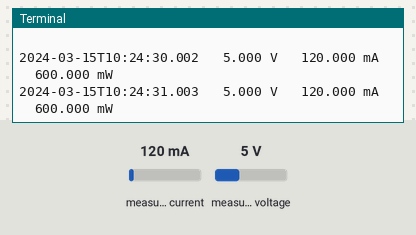
Recording of a program running on a simulated Raspberry Pi (BCM pin numbers). Parts: the last lines printed to the terminal. The test bench sets the inputs (shaded band); at power-on: measured current 120 mA, measured voltage 5 V. The clock reads 2024-03-15 10:24:30 at power-on unless the program sets it; files the program writes start out absent.

Above: at 1.2 s.
1.3 s: measured current set to 40 mA
At 2.8 s:
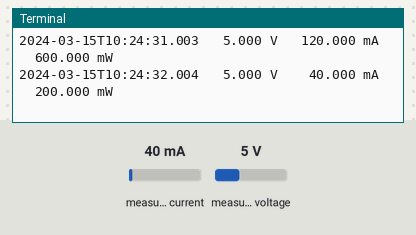
4.5 s: measured voltage set to 0.3 V
At 5.5 s:
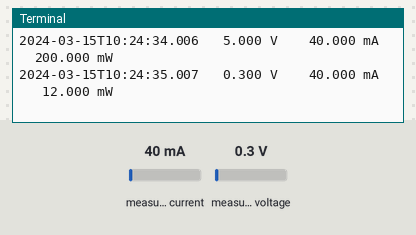
7.5 s: measured current set to 1000 mA
At 8.8 s:
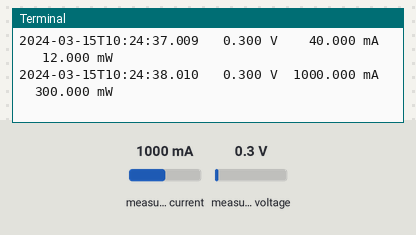
10.5 s: measured voltage set to 3.8 V
At 11.5 s:
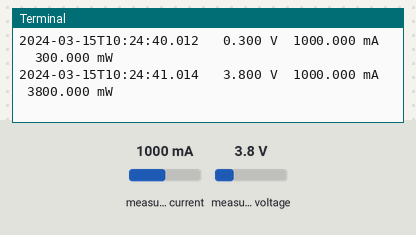
13.5 s: measured current set to 500 mA
At 14.8 s:
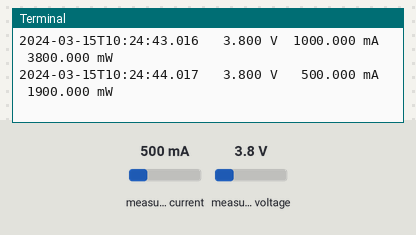
16.5 s: measured voltage set to 11.2 V
At 17.5 s:
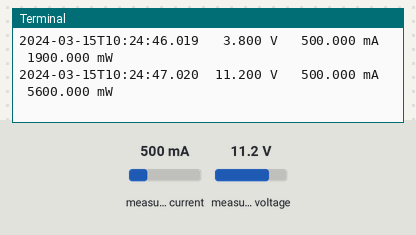
Timing chart, 0 to 19.5 s (numbered marks = the images above; inputs shaded):
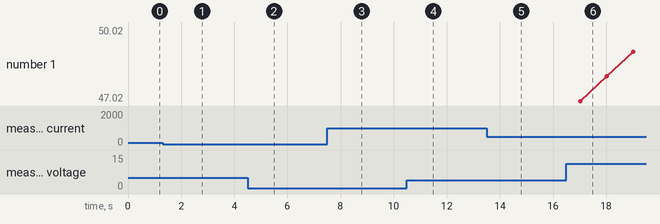

Measured:
- after the input at 1.3 s, the terminal: prints a new line after 0.70 s (image 1)
- after the input at 4.5 s, the terminal: prints a new line after 0.51 s (image 2)
- after the input at 7.5 s, the terminal: prints a new line after 0.51 s (image 3)
- after the input at 10.5 s, the terminal: prints a new line after 0.51 s (image 4)
- after the input at 13.5 s, the terminal: prints a new line after 0.52 s (image 5)
- after the input at 16.5 s, the terminal: prints a new line after 0.52 s (image 6)

The program:

leer_ina219.py
```python
#!/usr/bin/env python3
"""
Script de lectura del sensor INA219.
Lee voltaje, corriente y potencia cada segundo y los guarda en un CSV.
"""

import time
import csv
from datetime import datetime
from pathlib import Path

import board
import busio
from adafruit_ina219 import INA219


# -------- Configuración --------
INTERVALO_SEGUNDOS = 1          # Lectura cada 1 segundo
DURACION_SEGUNDOS = 600         # 600 s = 10 minutos
ARCHIVO_CSV = Path("../data/ina219_reposo_10min.csv")


def main():
    # Crear bus I2C y conectar al sensor
    i2c = busio.I2C(board.SCL, board.SDA)
    ina = INA219(i2c)

    # Crear carpeta de datos si no existe
    ARCHIVO_CSV.parent.mkdir(parents=True, exist_ok=True)

    # Abrir CSV y escribir encabezados
    with ARCHIVO_CSV.open("w", newline="") as f:
        writer = csv.writer(f)
        writer.writerow(["timestamp", "voltaje_V", "corriente_mA", "potencia_mW"])

        print(f"Iniciando captura de {DURACION_SEGUNDOS} s...")
        print(f"Archivo: {ARCHIVO_CSV}")
        print("Presiona Ctrl+C para detener antes de tiempo.\n")

        inicio = time.monotonic()
        try:
            while time.monotonic() - inicio < DURACION_SEGUNDOS:
                timestamp = datetime.now().isoformat(timespec="milliseconds")

                # Lecturas del sensor
                voltaje_V = ina.bus_voltage          # Voltaje del bus (V)
                corriente_mA = ina.current           # Corriente (mA)

                # Potencia calculada correctamente: V × mA = mW
                potencia_mW = voltaje_V * corriente_mA

                writer.writerow([
                    timestamp,
                    f"{voltaje_V:.3f}",
                    f"{corriente_mA:.3f}",
                    f"{potencia_mW:.3f}",
                ])
                f.flush()  # Escribir al disco inmediatamente

                print(f"{timestamp}  {voltaje_V:6.3f} V  "
                      f"{corriente_mA:8.3f} mA  {potencia_mW:8.3f} mW")

                time.sleep(INTERVALO_SEGUNDOS)

        except KeyboardInterrupt:
            print("\nCaptura interrumpida por el usuario.")

    print(f"\nListo. Datos guardados en: {ARCHIVO_CSV}")


if __name__ == "__main__":
    main()
```
